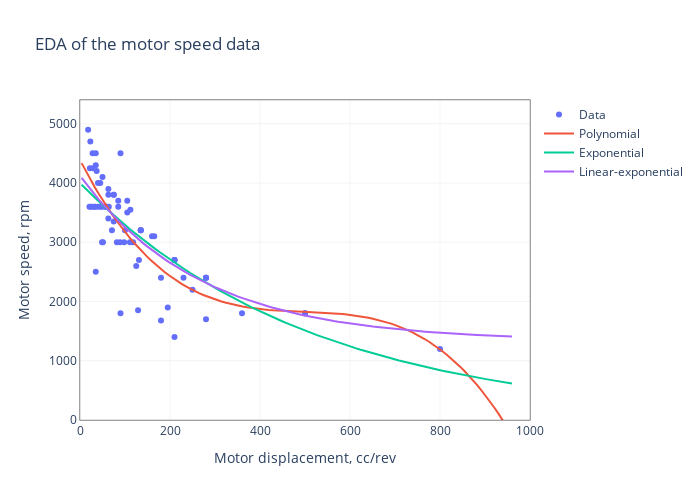

The notebook cell saved with this chart:
### Code cell
machine_type = 'motor'
data_type= 'speed'
data=df[df['type']==f'{machine_type.capitalize()}'].sample(frac=1)
x=data['displacement'].values
y=data[data_type].values
x_train, x_test, y_train, y_test = train_test_split(x, y, test_size=0.2,random_state=np.random.RandomState(seed=np.random.randint(1000)),shuffle=True)
poly_reg = PolynomialFeatures(degree=3)
x_poly = poly_reg.fit_transform(x_train.reshape((x_train.size, 1)))
poly_reg.fit(x_poly, y_train)
lin_reg = LinearRegression()
lin_reg.fit(x_poly, y_train)

cSpeedMotors_two_params, _ = curve_fit(regModel, x_train, y_train, guess_two_params)
cSpeedMotors_three_params, _ = curve_fit(regModel, x_train, y_train, guess_three_params)
x_cont=np.linspace(.2*np.amin(x_train),1.2*np.amax(x_train),num=100)
fig = go.Figure()
fig.add_scatter(x=x_train, y=y_train, mode='markers',name='Data')
fig.add_scatter(x=x_cont,y=lin_reg.predict(poly_reg.fit_transform(x_cont.reshape(x_cont.size,1))),
mode='lines',name='Polynomial')
fig.add_scatter(x=x_cont, y=regModel(x_cont,*cSpeedPumps_two_params), mode='lines',name='Exponential')
fig.add_scatter(x=x_cont, y=regModel(x_cont,*cSpeedPumps_three_params), mode='lines',name='Linear-exponential')
fig.update_layout(
    title=f'EDA of the {machine_type} {data_type} data',
    width=700,
    height=500,
    xaxis=dict(
        title=f'{machine_type.capitalize()} displacement, cc/rev',
        showline=True,
        linecolor='black',
        mirror=True,
        showgrid=True,
        gridcolor='LightGray',
        gridwidth=0.25,
        linewidth=0.5,
        range=[0, round(1.2 * max(x_train), -2)]
    ),
    yaxis=dict(
        title=f'{machine_type.capitalize()} {data_type}, rpm' if data_type == 'speed' else f'{machine_type.capitalize()} {data_type}, kg',
        showline=True,
        linecolor='black',
        mirror=True,
        showgrid=True,
        gridcolor='LightGray',
        gridwidth=0.25,
        linewidth=0.5,
        range=[0, round(1.1 * max(y_train), -2)]
    ),
    plot_bgcolor='rgba(255,255,255,1)',
    paper_bgcolor='rgba(255,255,255,0)',
    showlegend=True,
)
fig.show()
